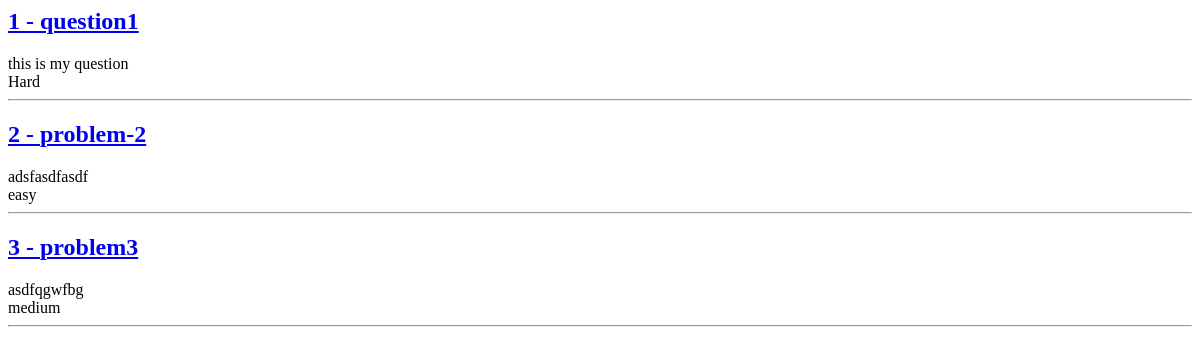
Page /problem/ on the earlier database version.
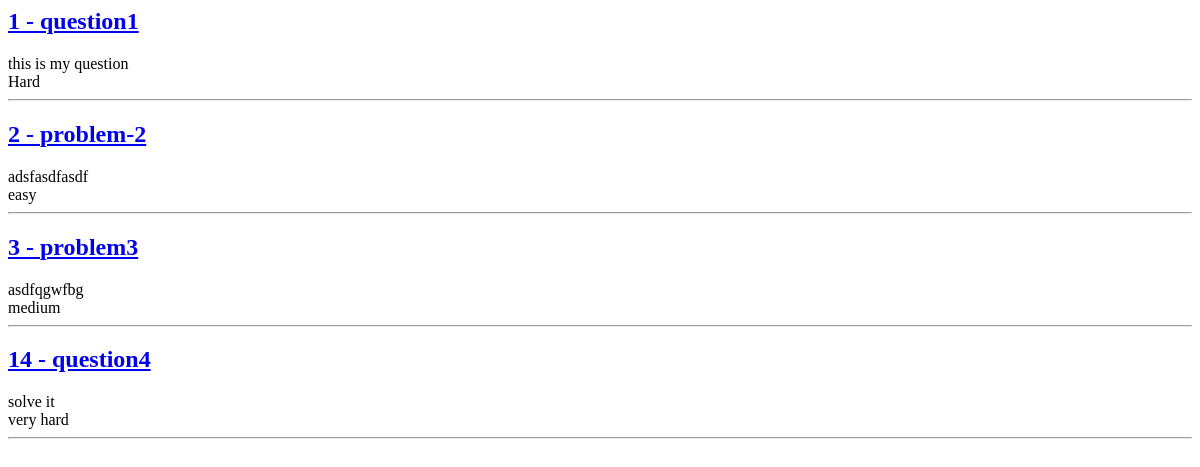
Same page on the later database version.
### judge/models.py (models this page shows)
class problem(models.Model):
    name=models.TextField()
    statement = models.TextField()
    difficulty=models.TextField()

### judge/views.py (the view)
# urls.py: path('problem/',display_problems,name='problem_page'),
def display_problems(request):
    context={
        'probs': problem.objects.all()
    }
    return render (request, 'problem_page.html',context)

### judge/templates/problem_page.html
<div class="main">
    {% for data in probs %}
    <a href="./{{data.id}}/"><h2>{{data.id}} - {{ data.name }}</h2></a>
    {{ data.statement }}<br/>
    {{ data.difficulty }}<br/>
    <hr/>
    {% endfor %}
</div>

Differences in the rows shown:
added problem: id "14", name "question4", statement "solve it", difficulty "very hard"
